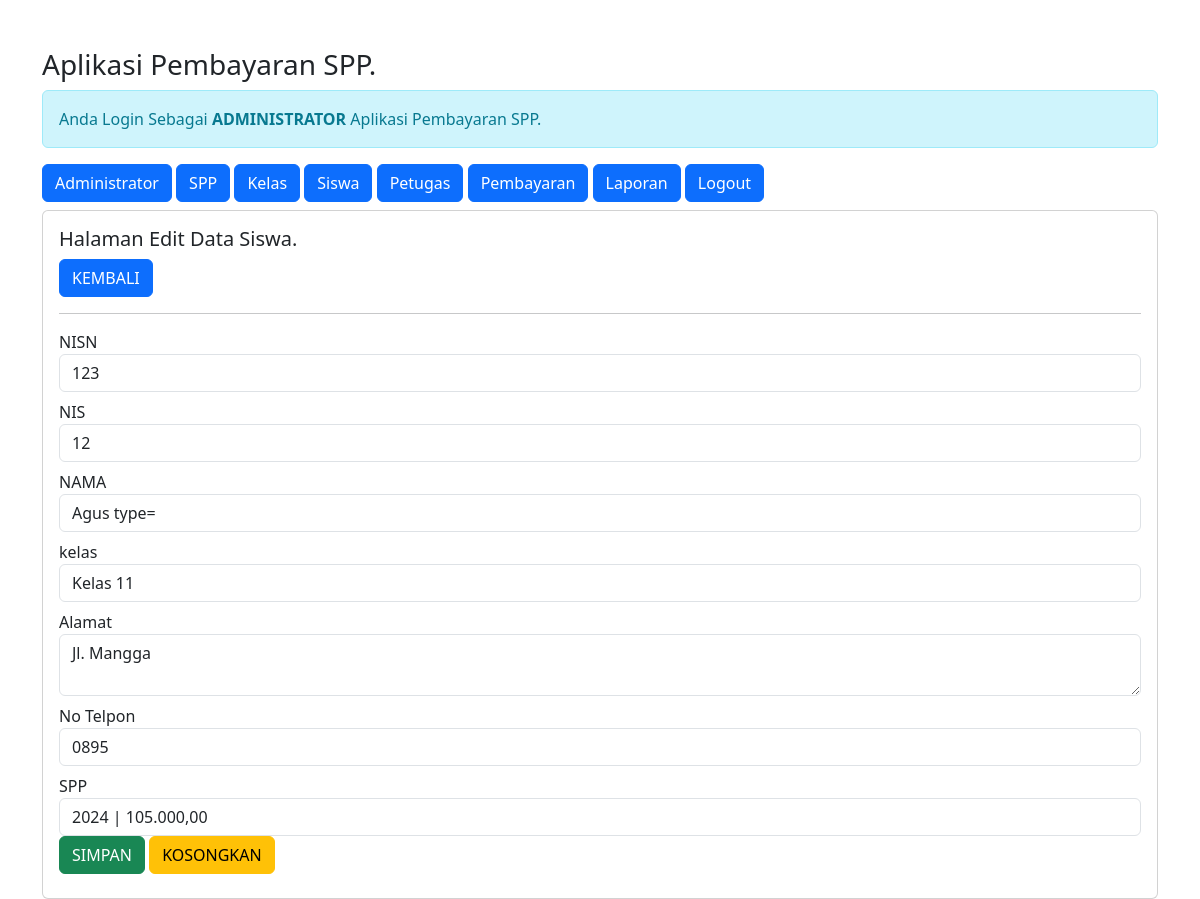
The page /admin/admin.php?url=edit-siswa&nisn=123 (signed in) on the database its author committed.
### tables this page shows
CREATE TABLE `siswa` (
  `nisn` char(10) NOT NULL,
  `nis` char(8) NOT NULL,
  `nama` varchar(35) NOT NULL,
  `id_kelas` int(11) NOT NULL,
  `alamat` text NOT NULL,
  `no_telp` varchar(13) NOT NULL,
  `id_spp` int(11) NOT NULL
);

CREATE TABLE `kelas` (
  `id_kelas` int(11) NOT NULL,
  `nama_kelas` varchar(10) NOT NULL,
  `kompetensi_keahlian` varchar(50) NOT NULL
);

CREATE TABLE `spp` (
  `id_spp` int(11) NOT NULL,
  `tahun` int(11) NOT NULL,
  `nominal` int(11) NOT NULL
);

### admin/edit-siswa.php (the view, shortened to what this page needs)
<?php
$nisn = $_GET['nisn'];
include'../koneksi.php';
$sql = "SELECT*FROM siswa,spp,kelas WHERE siswa.id_kelas=kelas.id_kelas AND siswa.id_spp=spp.id_spp AND nisn='$nisn'";
$query = mysqli_query($koneksi, $sql);
$data = mysqli_fetch_array($query);
?>
<h5>Halaman Edit Data Siswa.</h5>
<a href="?url=siswa" class="btn btn-primary"> KEMBALI </a>
<hr>
<form method="post" action="?url=proses-edit-siswa&nisn=<?= $nisn; ?>">
    <div class="form-group mb-2">
        <label>NISN</label>
        <input value= "<?= $data['nisn'] ?>" readonly type="number" name="nisn" class="form-control" required>
</div>
<div class="form-group mb-2">
        <label>NIS</label>
        <input value="<?= $data['nis'] ?>" type="number" name="nis" class="form-control" required>
</div>
<div class="form-group mb-2">
        <label>NAMA</label>
        <input value="<?=$data['nama'] ?> type="text" name="nama" class="form-control" required>
</div>
<div class="form-group mb-2">
    <label>kelas</label>
    <select name="id_kelas" class="form-control" required>
        <option value="<?= $data['id_kelas'] ?>"> <?=$data['nama_kelas'] ?> </option>
    </select>
</div>
<div class="form-group mb-2">
    <label>Alamat</label>
    <textarea name="alamat" class="form-control" required><?= $data['alamat'] ?></textarea>
</div>
<div class="form-group mb-2">
        <label>No Telpon</label>
        <input value="<?= $data['no_telp'] ?>" type="number" name="no_telp" class="form-control" required>
</div>
<div class="form-group mb-2">
    <label>SPP</label>
    <select name="id_spp" class="form-control" required>
    <option value="<?= $data['id_spp'] ?>"> <?= $data['tahun']; ?> | <?= number_format ($data['nominal'],2,',','.'); ?> </option>
    </select>
    <div class="form-group">
        <button type="submit" class="btn btn-success"> SIMPAN </button>
        <button type="reset" class="btn btn-warning"> KOSONGKAN </button>
</div>
</form>

### rows shown on the page
siswa: nisn "123", nis "12", nama "Agus type=", id_kelas "Kelas 11", alamat "Jl. Mangga", no_telp "0895", id_spp "2024 | 105.000,00"
